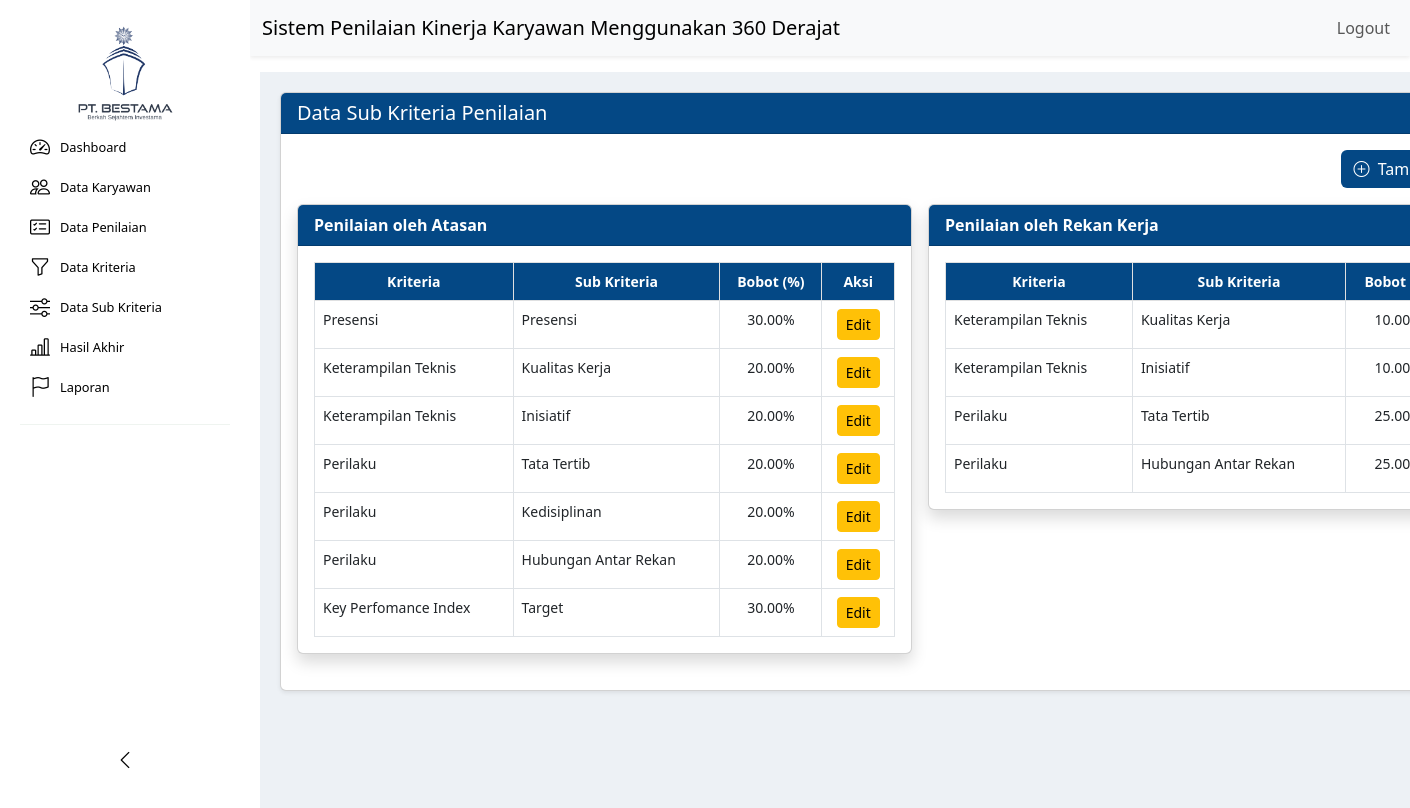
The app's page /bestama/Sub_Kriteria/subkriteria.php with its own data.
### tables this page shows
CREATE TABLE `sub_kriteria` (
  `id` int(11) NOT NULL,
  `kriteria_id` int(11) DEFAULT NULL,
  `nama_sub_kriteria` varchar(100) NOT NULL,
  `kategori_kriteria` varchar(100) DEFAULT NULL,
  `bobot_atasan` decimal(5,2) DEFAULT NULL,
  `bobot_rekan` decimal(5,2) DEFAULT NULL
);

CREATE TABLE `kriteria` (
  `id` int(11) NOT NULL,
  `nama_kriteria` varchar(100) NOT NULL,
  `bobot_atasan` decimal(5,2) DEFAULT NULL,
  `bobot_rekan` decimal(5,2) DEFAULT NULL
);

### bestama/Sub_Kriteria/subkriteria.php (the view, shortened to what this page needs)
<?php
  include "../../config/koneksi.php";
  $query = "SELECT sub_kriteria.*, kriteria.nama_kriteria FROM sub_kriteria INNER JOIN kriteria ON sub_kriteria.kriteria_id = kriteria.id";
  $result = mysqli_query($koneksi, $query);
?>
<!DOCTYPE html>
<html>
<head>
    <link href="https://cdn.jsdelivr.net/npm/bootstrap@5.3.0/dist/css/bootstrap.min.css" rel="stylesheet">
    <link href="https://cdn.jsdelivr.net/npm/bootstrap-icons/font/bootstrap-icons.css" rel="stylesheet">
</head>
<body>
    <?php include "../sidebar.php" ?>
    <div class="content container mt-3">
      <div class="card shadow-sm">
        <div class="card-header bg-custom">
          <h5 class="mb-0">Data Sub Kriteria Penilaian</h5>
        </div>
        <div class="card-body">
          <div class="mb-3 text-end">
            <button class="btn btn-custom" data-bs-toggle="modal" data-bs-target="#modalTambah">
              <i class="bi bi-plus-circle me-1"></i> Tambah Sub Kriteria
            </button>
          </div>
          <div class="row gx-3">
            <div class="col-md-6">
              <div class="card shadow">
                <div class="card-header bg-custom">
                  Penilaian oleh Atasan
                </div>
                <div class="card-body p-3">
                  <div class="table-responsive">
                    <table class="table table-bordered mb-0">
                      <thead class="table-light text-center">
                        <tr>
                          <th>Kriteria</th>
                          <th>Sub Kriteria</th>
                          <th>Bobot (%)</th>
                          <th>Aksi</th>
                        </tr>
                      </thead>
                      <tbody>
                        <?php
                        mysqli_data_seek($result, 0);
                        while ($row = mysqli_fetch_assoc($result)) {
                          if ($row['bobot_atasan'] > 0) {
                            echo "<tr>
                                    <td>{$row['nama_kriteria']}</td>
                                    <td>{$row['nama_sub_kriteria']}</td>
                                    <td class='text-center'>{$row['bobot_atasan']}%</td>
                                    <td class='text-center'>
                                      <button class='btn btn-sm btn-warning' data-bs-toggle='modal' data-bs-target='#modalEdit{$row['id']}'>Edit</button>
                                    </td>
                                  </tr>";
                          }
                        }
                        ?>
                      </tbody>
                    </table>
                  </div>
                </div>
              </div>
            </div>
            <div class="col-md-6">
              <div class="card shadow">
                <div class="card-header bg-custom">
                  Penilaian oleh Rekan Kerja
                </div>
                <div class="card-body p-3">
                  <div class="table-responsive">
                    <table class="table table-bordered mb-0">
                      <thead class="table-light text-center">
                        <tr>
                          <th>Kriteria</th>
                          <th>Sub Kriteria</th>
                          <th>Bobot (%)</th>
                        </tr>
                      </thead>
                      <tbody>
                        <?php
                        mysqli_data_seek($result, 0);
                        while ($row = mysqli_fetch_assoc($result)) {
                          if ($row['bobot_rekan'] > 0) {
                            echo "<tr>
                                    <td>{$row['nama_kriteria']}</td>
                                    <td>{$row['nama_sub_kriteria']}</td>
                                    <td class='text-center'>{$row['bobot_rekan']}%</td>
                                    <td class='text-center'>
                                      <button class='btn btn-sm btn-warning' data-bs-toggle='modal' data-bs-target='#modalEdit{$row['id']}'>Edit</button>
                                    </td>
                                  </tr>";
                          }
                        }
                        ?>
                      </tbody>
                    </table>
                  </div>
                </div>
              </div>
            </div>
          </div>
        </div>
      </div>
</body>
</html>

### bestama/sidebar.php (shortened to what this page needs)
<!DOCTYPE html>
<html lang="id">
<head>
    <link href="https://cdn.jsdelivr.net/npm/bootstrap@5.3.0/dist/css/bootstrap.min.css" rel="stylesheet">
    <link href="https://cdn.jsdelivr.net/npm/bootstrap-icons/font/bootstrap-icons.css" rel="stylesheet">
</head>
<body>
<nav class="navbar navbar-expand-lg navbar-light bg-light shadow-sm" style="margin-left: 250px;">
  <div class="container-fluid">
    <a class="navbar-brand" href="dashboard.php">Sistem Penilaian Kinerja Karyawan Menggunakan 360 Derajat</a>
    <div class="collapse navbar-collapse" id="navbarSupportedContent">
      <ul class="navbar-nav ms-auto mb-2 mb-lg-0">
        <li class="nav-item">
          <a class="nav-link" href="../../index.php">Logout</a>
        </li>
      </ul>
    </div>
  </div>
</nav>
<div class="sidebar" id="sidebar">
    <div class="sidebar-header">
        <img src="../../gambar/logo.png" alt="Logo">
    </div>
    <ul class="nav flex-column">
        <li class="nav-item">
            <a href="../dashboard.php" class="nav-link">
                <i class="bi bi-speedometer2"></i> <span class="menu-text">Dashboard</span>
            </a>
        </li>
        <li class="nav-item">
            <a href="../Karyawan/karyawan.php" class="nav-link">
                <i class="bi bi-people"></i> <span class="menu-text">Data Karyawan</span>
            </a>
        </li>
        <li class="nav-item">
            <a href="../Penilaian/penilaian.php" class="nav-link">
                <i class="bi bi-card-checklist"></i> <span class="menu-text">Data Penilaian</span>
            </a>
        </li>
        <li class="nav-item">
            <a href="../Kriteria/kriteria.php" class="nav-link">
                <i class="bi bi-funnel"></i> <span class="menu-text">Data Kriteria</span>
            </a>
        </li>
        <li class="nav-item">
            <a href="../Sub_Kriteria/subkriteria.php" class="nav-link">
                <i class="bi bi-sliders"></i> <span class="menu-text">Data Sub Kriteria</span>
            </a>
        </li>
        <li class="nav-item">
            <a href="../Hasil/hasil.php" class="nav-link">
                <i class="bi bi-bar-chart-line"></i> <span class="menu-text">Hasil Akhir</span>
            </a>
        </li>
        <li class="nav-item">
            <a href="./Hasil/hasil.php" class="nav-link">
                <i class="bi bi-flag"></i> <span class="menu-text">Laporan</span>
            </a>
        </li>
    </ul>
    <hr>
    <div class="toggle-container">
        <button class="toggle-btn" id="toggleBtn"><i class="bi-chevron-left"></i></button>
    </div>
</div>
</body>
</html>

### bestama/Sub_Kriteria/subkriteria.php (style rules this page uses)
.card-header { font-weight: bold; text-align: left; color: white; }
.card { margin-bottom: 20px; }
.card-body { padding: 0; }
th, td { font-size: 14px; white-space: nowrap; }
.bg-custom, th { background-color: #044885 !important; color: white !important; }
.btn-custom { background-color: #044885 !important; color: white !important; border: none; }
.content { overflow-x: hidden; }

### bestama/sidebar.php (style rules this page uses)
.sidebar { width: 250px; height: 100vh; background: #fff; color: #bfd2c3; position: fixed; left: 0; top: 0; padding: 20px; transition: all 0.3s; overflow: hidden; border : 10px; }
.sidebar-header { display: flex; align-items: center; justify-content: start; gap: 5px; }
.sidebar-header img { display: block; margin: 5px auto; width: 100px; height: auto; }
.sidebar .nav-link { color: black !important; font-size: 0.8rem; margin: 5px 0; padding: 0px 10px; display: flex; align-items: center; transition: all 0.3s; }
.sidebar .nav-link i { font-size: 20px; margin-right: 10px; transition: margin-right 0.3s; }
.sidebar .menu-text { transition: opacity 0.3s, width 0.3s; }
.toggle-container { position: absolute; bottom: 20px; left: 50%; transform: translateX(-50%); z-index: 10; }
.sidebar .toggle-btn { background: #fff; color: black; border: none; padding: 10px; border-radius: 50%; cursor: pointer; transition: all 0.3s; font-size: 20px; width: 40px; height: 40px; display: flex; align-items: center; justify-content: center; }

### records on screen
sub_kriteria: kriteria.nama_kriteria "Presensi", nama_sub_kriteria "Presensi", bobot_atasan "30.00"
sub_kriteria: kriteria.nama_kriteria "Keterampilan Teknis", nama_sub_kriteria "Kualitas Kerja", bobot_atasan "20.00", bobot_rekan "10.00"
sub_kriteria: kriteria.nama_kriteria "Keterampilan Teknis", nama_sub_kriteria "Inisiatif", bobot_atasan "20.00", bobot_rekan "10.00"
sub_kriteria: kriteria.nama_kriteria "Perilaku", nama_sub_kriteria "Tata Tertib", bobot_atasan "20.00", bobot_rekan "25.00"
sub_kriteria: kriteria.nama_kriteria "Perilaku", nama_sub_kriteria "Kedisiplinan", bobot_atasan "20.00"
sub_kriteria: kriteria.nama_kriteria "Perilaku", nama_sub_kriteria "Hubungan Antar Rekan", bobot_atasan "20.00", bobot_rekan "25.00"
sub_kriteria: kriteria.nama_kriteria "Key Perfomance Index", nama_sub_kriteria "Target", bobot_atasan "30.00"
